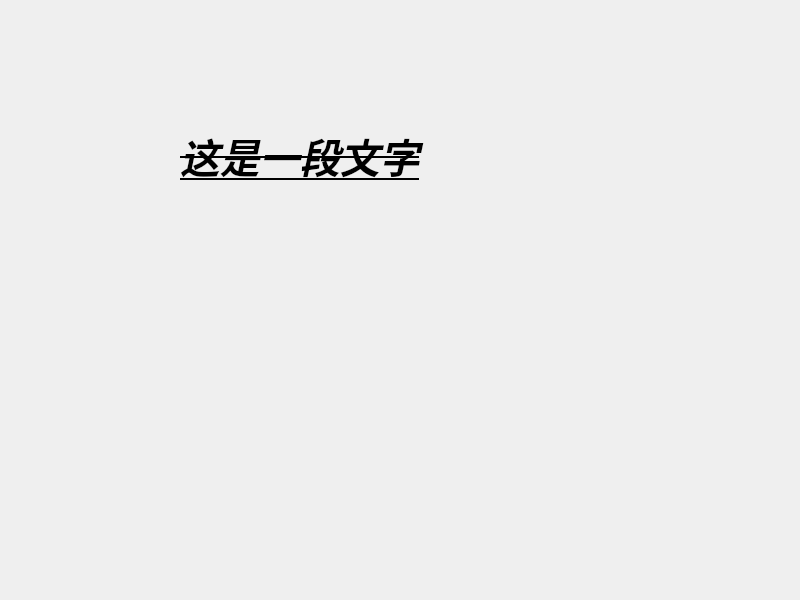
<?xml version="1.0" encoding="UTF-8"?>
<ui version="4.0">
 <class>Widget</class>
 <widget class="QWidget" name="Widget">
  <property name="geometry">
   <rect>
    <x>0</x>
    <y>0</y>
    <width>800</width>
    <height>600</height>
   </rect>
  </property>
  <property name="font">
   <font>
    <family>仿宋</family>
    <italic>true</italic>
    <bold>true</bold>
    <underline>true</underline>
    <strikeout>true</strikeout>
   </font>
  </property>
  <property name="windowTitle">
   <string>Widget</string>
  </property>
  <widget class="QLabel" name="label">
   <property name="geometry">
    <rect>
     <x>180</x>
     <y>120</y>
     <width>361</width>
     <height>71</height>
    </rect>
   </property>
   <property name="font">
    <font>
     <family>仿宋</family>
     <pointsize>30</pointsize>
     <italic>true</italic>
     <bold>true</bold>
     <underline>true</underline>
     <strikeout>true</strikeout>
    </font>
   </property>
   <property name="text">
    <string>这是一段文字</string>
   </property>
  </widget>
 </widget>
 <resources/>
 <connections/>
</ui>
